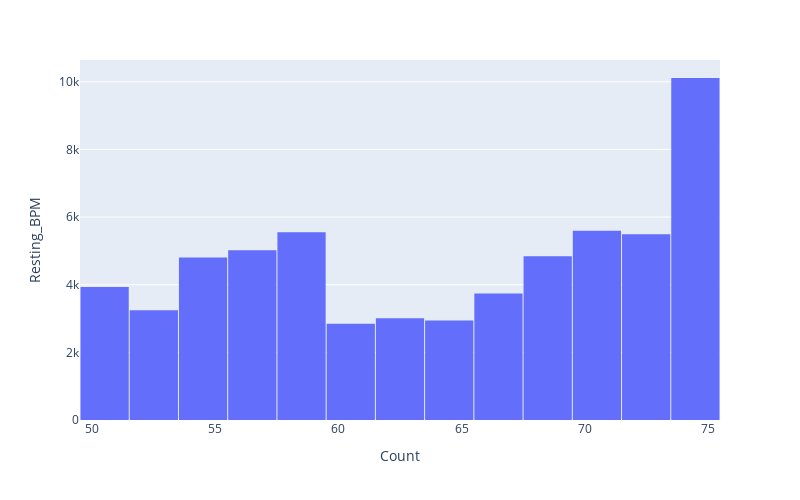

This figure's notebook cell:
### Code cell
fig = px.histogram(df,
                 x='Resting_BPM',
                 y= 'Age',
                 nbins=13,
                  )

fig.update_layout(bargap=0.02,
                  yaxis_title="Resting_BPM",
                  xaxis_title="Count",
                  autosize=False,
                  width=800,
                  height=500)

fig.show()

### Figure 1 — Plotly figure (JSON) as saved in the notebook; plotly's stock layout.template omitted (floating-point values rounded to 4 significant figures; data arrays with more than 128 entries replaced by an {"elided": "..."} marker saying what was removed)
{"data": [{"bingroup": "x", "histfunc": "sum", "hovertemplate": "Resting_BPM=%{x}<br>sum of Age=%{y}<extra></extra>", "legendgroup": "", "marker": {"color": "#636efa", "pattern": {"shape": ""}}, "name": "", "nbinsx": 13, "orientation": "v", "showlegend": false, "type": "histogram", "x": {"elided": "1800 float values"}, "xaxis": "x", "y": {"elided": "1800 float values"}, "yaxis": "y"}], "layout": {"autosize": false, "bargap": 0.02, "barmode": "relative", "height": 500, "legend": {"tracegroupgap": 0}, "margin": {"t": 60}, "width": 800, "xaxis": {"anchor": "y", "autorange": true, "domain": [0, 1], "range": [49.5, 75.5], "title": {"text": "Count"}, "type": "linear"}, "yaxis": {"anchor": "x", "autorange": true, "domain": [0, 1], "range": [0, 10640.0], "title": {"text": "Resting_BPM"}, "type": "linear"}}}
